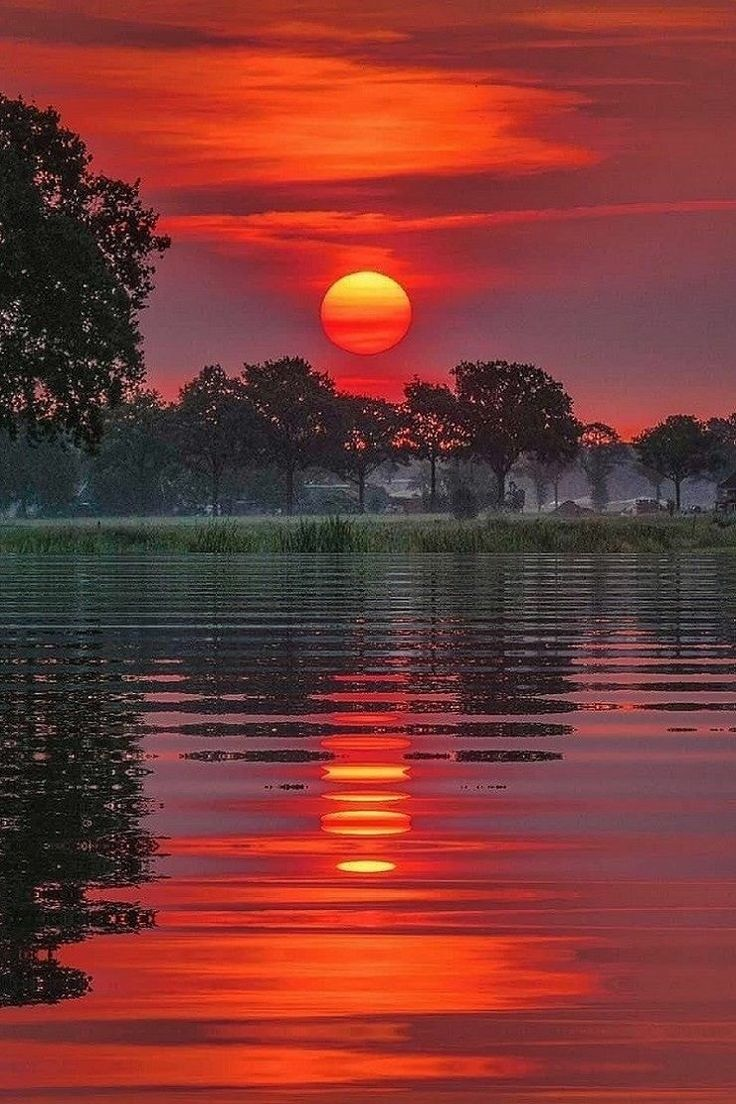
#> input picture goruntu işleme/indir.jpeg, 736 x 1104 px
$ python sinav_2.py
#> lines starting #> are read from the running program, lines starting #| are printed output that depends on the picture
import numpy as np
from PIL import Image
import matplotlib.pyplot as plt

def histogram_esitleme(image):

    hist,_= np.histogram(image.flatten(), bins=256, range=(0, 256))
    cdf = hist.cumsum()
    cdf = ((cdf - cdf.min()) * 255 / (cdf.max() - cdf.min())).astype(np.uint8)  #
    return cdf[image]

image_path = "indir.jpeg"


image = Image.open(image_path).convert("L")
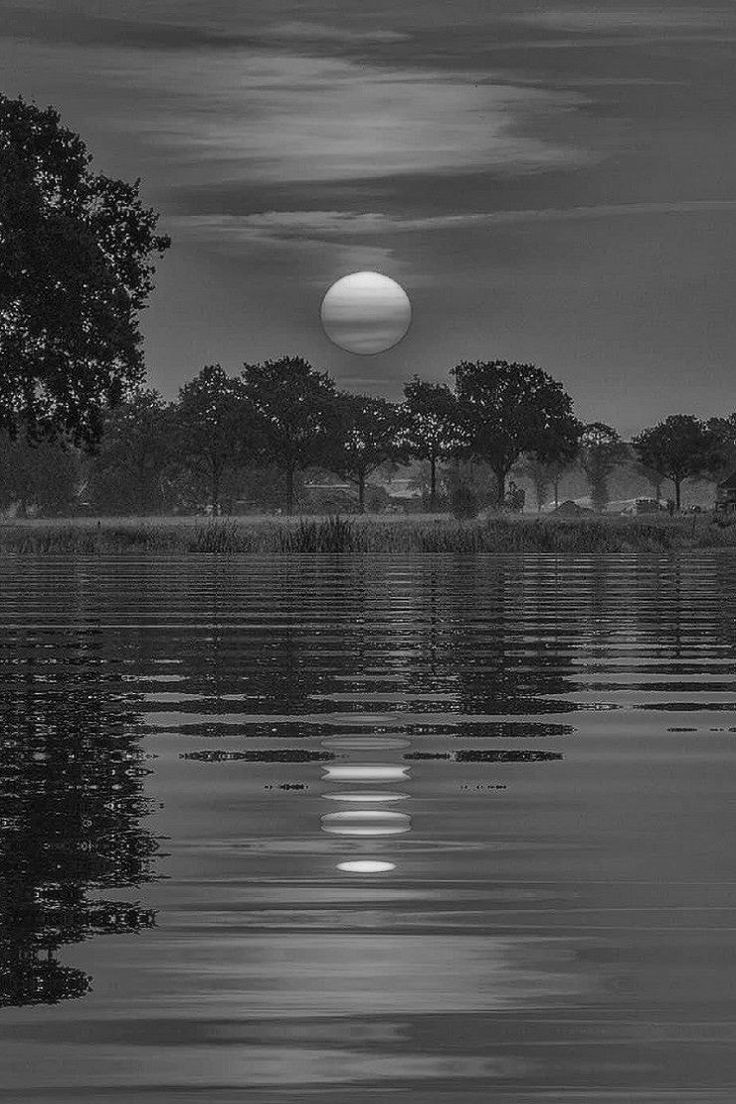
#> image: PIL image 736x1104 L; min 0, max 255, mean 75.1
image_array = np.array(image)


stretched_image = histogram_esitleme(image_array)
#> in histogram_esitleme, `hist,_= np.histogram(image.flatten(), bins=256, range=(0, 256))`: hist = 256 values, max 21198 at index 86, min 0 at index 234, mean 3174
#> in histogram_esitleme, `cdf = hist.cumsum()`: cdf = 256 values from 220 to 812544
#> in histogram_esitleme, `cdf = ((cdf - cdf.min()) * 255 / (cdf.max() - cdf.min())).astype(np.ui..`: cdf = 256 values from 0 to 255
#> in histogram_esitleme, `return cdf[image]`:
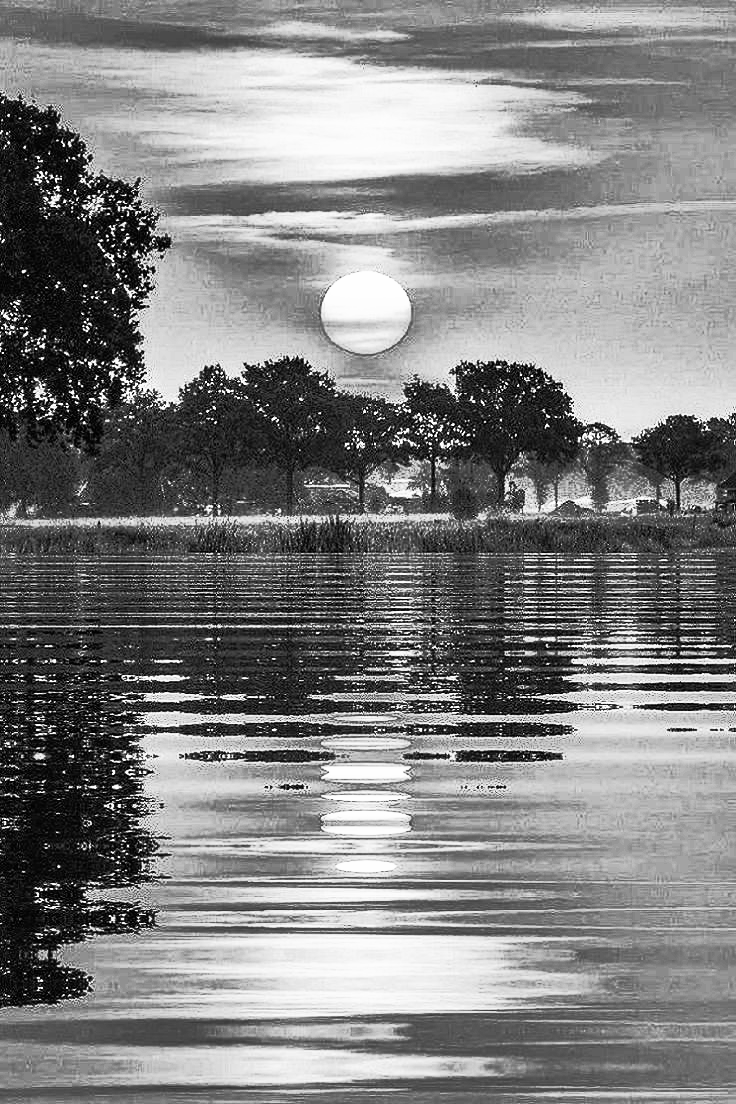
#> returned value: shape (1104, 736); min 0, max 255, mean 128.4


plt.imshow(stretched_image, cmap="gray")
plt.title("Histogram Eşitlenmiş Görüntü")
plt.axis("off")
plt.show()
